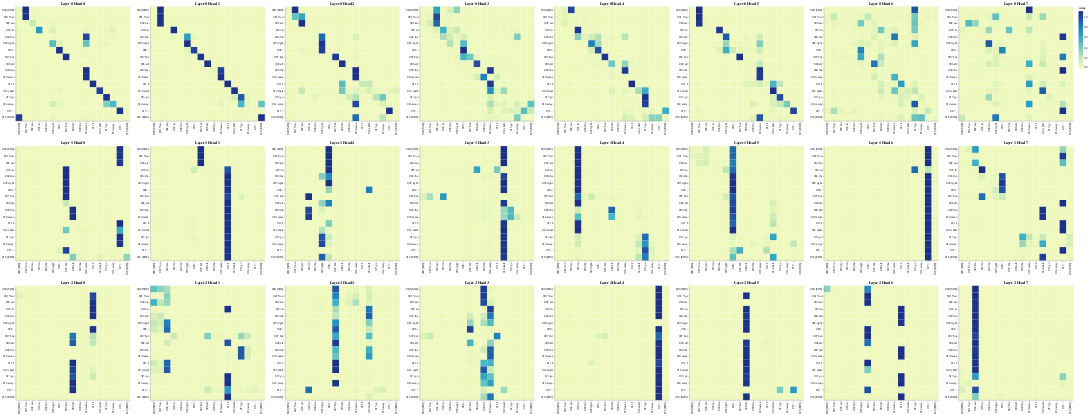

This figure's notebook cell:
### Code cell
layers = [0, 1, 2]
heads = [0, 1, 2, 3, 4, 5, 6, 7]

# Encoder Self-Attention
get_all_attention_maps("encoder", layers, heads, encoder_input_tokens, encoder_input_tokens, min(20, sentence_len))

### Figure 1 — Vega-Lite specification as saved in the notebook (floating-point values rounded to 4 significant figures; data arrays with more than 128 entries replaced by an {"elided": "..."} marker saying what was removed)
{"config": {"view": {"continuousWidth": 300, "continuousHeight": 300}}, "vconcat": [{"hconcat": [{"data": {"name": "data-b128aa78f996b4f76f27ffb2033665d4"}, "mark": {"type": "rect"}, "encoding": {"color": {"field": "value", "type": "quantitative"}, "tooltip": [{"field": "row", "type": "quantitative"}, {"field": "column", "type": "quantitative"}, {"field": "value", "type": "quantitative"}, {"field": "row_token", "type": "nominal"}, {"field": "col_token", "type": "nominal"}], "x": {"axis": {"title": ""}, "field": "col_token", "type": "nominal"}, "y": {"axis": {"title": ""}, "field": "row_token", "type": "nominal"}}, "height": 400, "name": "view_1", "title": "Layer 0 Head 0", "width": 400}, {"data": {"name": "data-71780403d9535c55b260e6e19f792dc2"}, "mark": {"type": "rect"}, "encoding": {"color": {"field": "value", "type": "quantitative"}, "tooltip": [{"field": "row", "type": "quantitative"}, {"field": "column", "type": "quantitative"}, {"field": "value", "type": "quantitative"}, {"field": "row_token", "type": "nominal"}, {"field": "col_token", "type": "nominal"}], "x": {"axis": {"title": ""}, "field": "col_token", "type": "nominal"}, "y": {"axis": {"title": ""}, "field": "row_token", "type": "nominal"}}, "height": 400, "name": "view_2", "title": "Layer 0 Head 1", "width": 400}, {"data": {"name": "data-148a7177d551dfd26ffc5a1672ada1fe"}, "mark": {"type": "rect"}, "encoding": {"color": {"field": "value", "type": "quantitative"}, "tooltip": [{"field": "row", "type": "quantitative"}, {"field": "column", "type": "quantitative"}, {"field": "value", "type": "quantitative"}, {"field": "row_token", "type": "nominal"}, {"field": "col_token", "type": "nominal"}], "x": {"axis": {"title": ""}, "field": "col_token", "type": "nominal"}, "y": {"axis": {"title": ""}, "field": "row_token", "type": "nominal"}}, "height": 400, "name": "view_3", "title": "Layer 0 Head 2", "width": 400}, {"data": {"name": "data-34ed1444c835549406f09d50e1ef7832"}, "mark": {"type": "rect"}, "encoding": {"color": {"field": "value", "type": "quantitative"}, "tooltip": [{"field": "row", "type": "quantitative"}, {"field": "column", "type": "quantitative"}, {"field": "value", "type": "quantitative"}, {"field": "row_token", "type": "nominal"}, {"field": "col_token", "type": "nominal"}], "x": {"axis": {"title": ""}, "field": "col_token", "type": "nominal"}, "y": {"axis": {"title": ""}, "field": "row_token", "type": "nominal"}}, "height": 400, "name": "view_4", "title": "Layer 0 Head 3", "width": 400}, {"data": {"name": "data-d9935e91cd9a7c0661cd6ba786ed8e2e"}, "mark": {"type": "rect"}, "encoding": {"color": {"field": "value", "type": "quantitative"}, "tooltip": [{"field": "row", "type": "quantitative"}, {"field": "column", "type": "quantitative"}, {"field": "value", "type": "quantitative"}, {"field": "row_token", "type": "nominal"}, {"field": "col_token", "type": "nominal"}], "x": {"axis": {"title": ""}, "field": "col_token", "type": "nominal"}, "y": {"axis": {"title": ""}, "field": "row_token", "type": "nominal"}}, "height": 400, "name": "view_5", "title": "Layer 0 Head 4", "width": 400}, {"data": {"name": "data-c0b9cf70fb1cab9f89107d087daba350"}, "mark": {"type": "rect"}, "encoding": {"color": {"field": "value", "type": "quantitative"}, "tooltip": [{"field": "row", "type": "quantitative"}, {"field": "column", "type": "quantitative"}, {"field": "value", "type": "quantitative"}, {"field": "row_token", "type": "nominal"}, {"field": "col_token", "type": "nominal"}], "x": {"axis": {"title": ""}, "field": "col_token", "type": "nominal"}, "y": {"axis": {"title": ""}, "field": "row_token", "type": "nominal"}}, "height": 400, "name": "view_6", "title": "Layer 0 Head 5", "width": 400}, {"data": {"name": "data-8c9a07046f027d67d3b31e17388ed30f"}, "mark": {"type": "rect"}, "encoding": {"color": {"field": "value", "type": "quantitative"}, "tooltip": [{"field": "row", "type": "quantitative"}, {"field": "column", "type": "quantitative"}, {"field": "value", "type": "quantitative"}, {"field": "row_token", "type": "nominal"}, {"field": "col_token", "type": "nominal"}], "x": {"axis": {"title": ""}, "field": "col_token", "type": "nominal"}, "y": {"axis": {"title": ""}, "field": "row_token", "type": "nominal"}}, "height": 400, "name": "view_7", "title": "Layer 0 Head 6", "width": 400}, {"data": {"name": "data-db064182cd78a0ea905f03739d3ec457"}, "mark": {"type": "rect"}, "encoding": {"color": {"field": "value", "type": "quantitative"}, "tooltip": [{"field": "row", "type": "quantitative"}, {"field": "column", "type": "quantitative"}, {"field": "value", "type": "quantitative"}, {"field": "row_token", "type": "nominal"}, {"field": "col_token", "type": "nominal"}], "x": {"axis": {"title": ""}, "field": "col_token", "type": "nominal"}, "y": {"axis": {"title": ""}, "field": "row_token", "type": "nominal"}}, "height": 400, "name": "view_8", "title": "Layer 0 Head 7", "width": 400}]}, {"hconcat": [{"data": {"name": "data-00960ecce1a3da51ce49c7392c5c8b60"}, "mark": {"type": "rect"}, "encoding": {"color": {"field": "value", "type": "quantitative"}, "tooltip": [{"field": "row", "type": "quantitative"}, {"field": "column", "type": "quantitative"}, {"field": "value", "type": "quantitative"}, {"field": "row_token", "type": "nominal"}, {"field": "col_token", "type": "nominal"}], "x": {"axis": {"title": ""}, "field": "col_token", "type": "nominal"}, "y": {"axis": {"title": ""}, "field": "row_token", "type": "nominal"}}, "height": 400, "name": "view_9", "title": "Layer 1 Head 0", "width": 400}, {"data": {"name": "data-ba4f2abeccfd2a20b76787365d794846"}, "mark": {"type": "rect"}, "encoding": {"color": {"field": "value", "type": "quantitative"}, "tooltip": [{"field": "row", "type": "quantitative"}, {"field": "column", "type": "quantitative"}, {"field": "value", "type": "quantitative"}, {"field": "row_token", "type": "nominal"}, {"field": "col_token", "type": "nominal"}], "x": {"axis": {"title": ""}, "field": "col_token", "type": "nominal"}, "y": {"axis": {"title": ""}, "field": "row_token", "type": "nominal"}}, "height": 400, "name": "view_10", "title": "Layer 1 Head 1", "width": 400}, {"data": {"name": "data-d15db1ee18d37f10955eeaefcf47d012"}, "mark": {"type": "rect"}, "encoding": {"color": {"field": "value", "type": "quantitative"}, "tooltip": [{"field": "row", "type": "quantitative"}, {"field": "column", "type": "quantitative"}, {"field": "value", "type": "quantitative"}, {"field": "row_token", "type": "nominal"}, {"field": "col_token", "type": "nominal"}], "x": {"axis": {"title": ""}, "field": "col_token", "type": "nominal"}, "y": {"axis": {"title": ""}, "field": "row_token", "type": "nominal"}}, "height": 400, "name": "view_11", "title": "Layer 1 Head 2", "width": 400}, {"data": {"name": "data-74d8237e26ff2ab4bb3fb2b52662f361"}, "mark": {"type": "rect"}, "encoding": {"color": {"field": "value", "type": "quantitative"}, "tooltip": [{"field": "row", "type": "quantitative"}, {"field": "column", "type": "quantitative"}, {"field": "value", "type": "quantitative"}, {"field": "row_token", "type": "nominal"}, {"field": "col_token", "type": "nominal"}], "x": {"axis": {"title": ""}, "field": "col_token", "type": "nominal"}, "y": {"axis": {"title": ""}, "field": "row_token", "type": "nominal"}}, "height": 400, "name": "view_12", "title": "Layer 1 Head 3", "width": 400}, {"data": {"name": "data-707f7ee51f9c430137cdd72d5799cf4d"}, "mark": {"type": "rect"}, "encoding": {"color": {"field": "value", "type": "quantitative"}, "tooltip": [{"field": "row", "type": "quantitative"}, {"field": "column", "type": "quantitative"}, {"field": "value", "type": "quantitative"}, {"field": "row_token", "type": "nominal"}, {"field": "col_token", "type": "nominal"}], "x": {"axis": {"title": ""}, "field": "col_token", "type": "nominal"}, "y": {"axis": {"title": ""}, "field": "row_token", "type": "nominal"}}, "height": 400, "name": "view_13", "title": "Layer 1 Head 4", "width": 400}, {"data": {"name": "data-ded99a462b0d0fd4273aa85517ba0ff7"}, "mark": {"type": "rect"}, "encoding": {"color": {"field": "value", "type": "quantitative"}, "tooltip": [{"field": "row", "type": "quantitative"}, {"field": "column", "type": "quantitative"}, {"field": "value", "type": "quantitative"}, {"field": "row_token", "type": "nominal"}, {"field": "col_token", "type": "nominal"}], "x": {"axis": {"title": ""}, "field": "col_token", "type": "nominal"}, "y": {"axis": {"title": ""}, "field": "row_token", "type": "nominal"}}, "height": 400, "name": "view_14", "title": "Layer 1 Head 5", "width": 400}, {"data": {"name": "data-54be4ae72df83d75ae543d37ddc91291"}, "mark": {"type": "rect"}, "encoding": {"color": {"field": "value", "type": "quantitative"}, "tooltip": [{"field": "row", "type": "quantitative"}, {"field": "column", "type": "quantitative"}, {"field": "value", "type": "quantitative"}, {"field": "row_token", "type": "nominal"}, {"field": "col_token", "type": "nominal"}], "x": {"axis": {"title": ""}, "field": "col_token", "type": "nominal"}, "y": {"axis": {"title": ""}, "field": "row_token", "type": "nominal"}}, "height": 400, "name": "view_15", "title": "Layer 1 Head 6", "width": 400}, {"data": {"name": "data-648642e95a22b8434f539008ef6deeeb"}, "mark": {"type": "rect"}, "encoding": {"color": {"field": "value", "type": "quantitative"}, "tooltip": [{"field": "row", "type": "quantitative"}, {"field": "column", "type": "quantitative"}, {"field": "value", "type": "quantitative"}, {"field": "row_token", "type": "nominal"}, {"field": "col_token", "type": "nominal"}], "x": {"axis": {"title": ""}, "field": "col_token", "type": "nominal"}, "y": {"axis": {"title": ""}, "field": "row_token", "type": "nominal"}}, "height": 400, "name": "view_16", "title": "Layer 1 Head 7", "width": 400}]}, {"hconcat": [{"data": {"name": "data-9b76da7fcecc84de0f0d0e6c940ea094"}, "mark": {"type": "rect"}, "encoding": {"color": {"field": "value", "type": "quantitative"}, "tooltip": [{"field": "row", "type": "quantitative"}, {"field": "column", "type": "quantitative"}, {"field": "value", "type": "quantitative"}, {"field": "row_token", "type": "nominal"}, {"field": "col_token", "type": "nominal"}], "x": {"axis": {"title": ""}, "field": "col_token", "type": "nominal"}, "y": {"axis": {"title": ""}, "field": "row_token", "type": "nominal"}}, "height": 400, "name": "view_17", "title": "Layer 2 Head 0", "width": 400}, {"data": {"name": "data-16e000da8acfa8b820e00d5a3651c2b6"}, "mark": {"type": "rect"}, "encoding": {"color": {"field": "value", "type": "quantitative"}, "tooltip": [{"field": "row", "type": "quantitative"}, {"field": "column", "type": "quantitative"}, {"field": "value", "type": "quantitative"}, {"field": "row_token", "type": "nominal"}, {"field": "col_token", "type": "nominal"}], "x": {"axis": {"title": ""}, "field": "col_token", "type": "nominal"}, "y": {"axis": {"title": ""}, "field": "row_token", "type": "nominal"}}, "height": 400, "name": "view_18", "title": "Layer 2 Head 1", "width": 400}, {"data": {"name": "data-87415b6c270abba942794e0e4069751c"}, "mark": {"type": "rect"}, "encoding": {"color": {"field": "value", "type": "quantitative"}, "tooltip": [{"field": "row", "type": "quantitative"}, {"field": "column", "type": "quantitative"}, {"field": "value", "type": "quantitative"}, {"field": "row_token", "type": "nominal"}, {"field": "col_token", "type": "nominal"}], "x": {"axis": {"title": ""}, "field": "col_token", "type": "nominal"}, "y": {"axis": {"title": ""}, "field": "row_token", "type": "nominal"}}, "height": 400, "name": "view_19", "title": "Layer 2 Head 2", "width": 400}, {"data": {"name": "data-86afad3aa42abe14555dd0fa762455fd"}, "mark": {"type": "rect"}, "encoding": {"color": {"field": "value", "type": "quantitative"}, "tooltip": [{"field": "row", "type": "quantitative"}, {"field": "column", "type": "quantitative"}, {"field": "value", "type": "quantitative"}, {"field": "row_token", "type": "nominal"}, {"field": "col_token", "type": "nominal"}], "x": {"axis": {"title": ""}, "field": "col_token", "type": "nominal"}, "y": {"axis": {"title": ""}, "field": "row_token", "type": "nominal"}}, "height": 400, "name": "view_20", "title": "Layer 2 Head 3", "width": 400}, {"data": {"name": "data-de78c2cf9d4e45bc7c1694d3f3a43d22"}, "mark": {"type": "rect"}, "encoding": {"color": {"field": "value", "type": "quantitative"}, "tooltip": [{"field": "row", "type": "quantitative"}, {"field": "column", "type": "quantitative"}, {"field": "value", "type": "quantitative"}, {"field": "row_token", "type": "nominal"}, {"field": "col_token", "type": "nominal"}], "x": {"axis": {"title": ""}, "field": "col_token", "type": "nominal"}, "y": {"axis": {"title": ""}, "field": "row_token", "type": "nominal"}}, "height": 400, "name": "view_21", "title": "Layer 2 Head 4", "width": 400}, {"data": {"name": "data-865dac5e8d46562ea1c0259cc0dca855"}, "mark": {"type": "rect"}, "encoding": {"color": {"field": "value", "type": "quantitative"}, "tooltip": [{"field": "row", "type": "quantitative"}, {"field": "column", "type": "quantitative"}, {"field": "value", "type": "quantitative"}, {"field": "row_token", "type": "nominal"}, {"field": "col_token", "type": "nominal"}], "x": {"axis": {"title": ""}, "field": "col_token", "type": "nominal"}, "y": {"axis": {"title": ""}, "field": "row_token", "type": "nominal"}}, "height": 400, "name": "view_22", "title": "Layer 2 Head 5", "width": 400}, {"data": {"name": "data-cf274c96444dea60a9445192043f816c"}, "mark": {"type": "rect"}, "encoding": {"color": {"field": "value", "type": "quantitative"}, "tooltip": [{"field": "row", "type": "quantitative"}, {"field": "column", "type": "quantitative"}, {"field": "value", "type": "quantitative"}, {"field": "row_token", "type": "nominal"}, {"field": "col_token", "type": "nominal"}], "x": {"axis": {"title": ""}, "field": "col_token", "type": "nominal"}, "y": {"axis": {"title": ""}, "field": "row_token", "type": "nominal"}}, "height": 400, "name": "view_23", "title": "Layer 2 Head 6", "width": 400}, {"data": {"name": "data-3dd6a67ef2c6eddc7a4bd79761a5f241"}, "mark": {"type": "rect"}, "encoding": {"color": {"field": "value", "type": "quantitative"}, "tooltip": [{"field": "row", "type": "quantitative"}, {"field": "column", "type": "quantitative"}, {"field": "value", "type": "quantitative"}, {"field": "row_token", "type": "nominal"}, {"field": "col_token", "type": "nominal"}], "x": {"axis": {"title": ""}, "field": "col_token", "type": "nominal"}, "y": {"axis": {"title": ""}, "field": "row_token", "type": "nominal"}}, "height": 400, "name": "view_24", "title": "Layer 2 Head 7", "width": 400}]}], "params": [{"name": "param_1", "select": {"type": "interval", "encodings": ["x", "y"]}, "bind": "scales", "views": ["view_1"]}, {"name": "param_2", "select": {"type": "interval", "encodings": ["x", "y"]}, "bind": "scales", "views": ["view_2"]}, {"name": "param_3", "select": {"type": "interval", "encodings": ["x", "y"]}, "bind": "scales", "views": ["view_3"]}, {"name": "param_4", "select": {"type": "interval", "encodings": ["x", "y"]}, "bind": "scales", "views": ["view_4"]}, {"name": "param_5", "select": {"type": "interval", "encodings": ["x", "y"]}, "bind": "scales", "views": ["view_5"]}, {"name": "param_6", "select": {"type": "interval", "encodings": ["x", "y"]}, "bind": "scales", "views": ["view_6"]}, {"name": "param_7", "select": {"type": "interval", "encodings": ["x", "y"]}, "bind": "scales", "views": ["view_7"]}, {"name": "param_8", "select": {"type": "interval", "encodings": ["x", "y"]}, "bind": "scales", "views": ["view_8"]}, {"name": "param_9", "select": {"type": "interval", "encodings": ["x", "y"]}, "bind": "scales", "views": ["view_9"]}, {"name": "param_10", "select": {"type": "interval", "encodings": ["x", "y"]}, "bind": "scales", "views": ["view_10"]}, {"name": "param_11", "select": {"type": "interval", "encodings": ["x", "y"]}, "bind": "scales", "views": ["view_11"]}, {"name": "param_12", "select": {"type": "interval", "encodings": ["x", "y"]}, "bind": "scales", "views": ["view_12"]}, {"name": "param_13", "select": {"type": "interval", "encodings": ["x", "y"]}, "bind": "scales", "views": ["view_13"]}, {"name": "param_14", "select": {"type": "interval", "encodings": ["x", "y"]}, "bind": "scales", "views": ["view_14"]}, {"name": "param_15", "select": {"type": "interval", "encodings": ["x", "y"]}, "bind": "scales", "views": ["view_15"]}, {"name": "param_16", "select": {"type": "interval", "encodings": ["x", "y"]}, "bind": "scales", "views": ["view_16"]}, {"name": "param_17", "select": {"type": "interval", "encodings": ["x", "y"]}, "bind": "scales", "views": ["view_17"]}, {"name": "param_18", "select": {"type": "interval", "encodings": ["x", "y"]}, "bind": "scales", "views": ["view_18"]}, {"name": "param_19", "select": {"type": "interval", "encodings": ["x", "y"]}, "bind": "scales", "views": ["view_19"]}, {"name": "param_20", "select": {"type": "interval", "encodings": ["x", "y"]}, "bind": "scales", "views": ["view_20"]}, {"name": "param_21", "select": {"type": "interval", "encodings": ["x", "y"]}, "bind": "scales", "views": ["view_21"]}, {"name": "param_22", "select": {"type": "interval", "encodings": ["x", "y"]}, "bind": "scales", "views": ["view_22"]}, {"name": "param_23", "select": {"type": "interval", "encodings": ["x", "y"]}, "bind": "scales", "views": ["view_23"]}, {"name": "param_24", "select": {"type": "interval", "encodings": ["x", "y"]}, "bind": "scales", "views": ["view_24"]}], "$schema": "https://vega.github.io/schema/vega-lite/v5.20.1.json", "datasets": {"data-b128aa78f996b4f76f27ffb2033665d4": {"elided": "289 records"}, "data-71780403d9535c55b260e6e19f792dc2": {"elided": "289 records"}, "data-148a7177d551dfd26ffc5a1672ada1fe": {"elided": "289 records"}, "data-34ed1444c835549406f09d50e1ef7832": {"elided": "289 records"}, "data-d9935e91cd9a7c0661cd6ba786ed8e2e": {"elided": "289 records"}, "data-c0b9cf70fb1cab9f89107d087daba350": {"elided": "289 records"}, "data-8c9a07046f027d67d3b31e17388ed30f": {"elided": "289 records"}, "data-db064182cd78a0ea905f03739d3ec457": {"elided": "289 records"}, "data-00960ecce1a3da51ce49c7392c5c8b60": {"elided": "289 records"}, "data-ba4f2abeccfd2a20b76787365d794846": {"elided": "289 records"}, "data-d15db1ee18d37f10955eeaefcf47d012": {"elided": "289 records"}, "data-74d8237e26ff2ab4bb3fb2b52662f361": {"elided": "289 records"}, "data-707f7ee51f9c430137cdd72d5799cf4d": {"elided": "289 records"}, "data-ded99a462b0d0fd4273aa85517ba0ff7": {"elided": "289 records"}, "data-54be4ae72df83d75ae543d37ddc91291": {"elided": "289 records"}, "data-648642e95a22b8434f539008ef6deeeb": {"elided": "289 records"}, "data-9b76da7fcecc84de0f0d0e6c940ea094": {"elided": "289 records"}, "data-16e000da8acfa8b820e00d5a3651c2b6": {"elided": "289 records"}, "data-87415b6c270abba942794e0e4069751c": {"elided": "289 records"}, "data-86afad3aa42abe14555dd0fa762455fd": {"elided": "289 records"}, "data-de78c2cf9d4e45bc7c1694d3f3a43d22": {"elided": "289 records"}, "data-865dac5e8d46562ea1c0259cc0dca855": {"elided": "289 records"}, "data-cf274c96444dea60a9445192043f816c": {"elided": "289 records"}, "data-3dd6a67ef2c6eddc7a4bd79761a5f241": {"elided": "289 records"}}}
